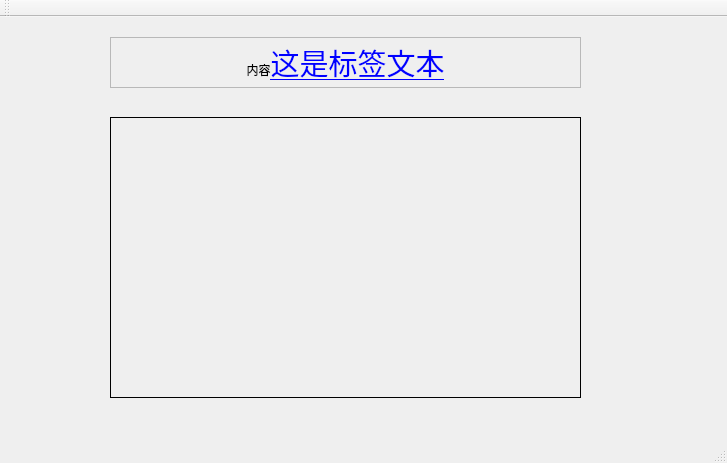
<?xml version="1.0" encoding="UTF-8"?>
<ui version="4.0">
 <class>MainWindow</class>
 <widget class="QMainWindow" name="MainWindow">
  <property name="geometry">
   <rect>
    <x>0</x>
    <y>0</y>
    <width>727</width>
    <height>463</height>
   </rect>
  </property>
  <property name="windowTitle">
   <string>MainWindow</string>
  </property>
  <widget class="QWidget" name="centralWidget">
   <widget class="QLabel" name="label">
    <property name="geometry">
     <rect>
      <x>110</x>
      <y>100</y>
      <width>471</width>
      <height>281</height>
     </rect>
    </property>
    <property name="frameShape">
     <enum>QFrame::Panel</enum>
    </property>
    <property name="text">
     <string/>
    </property>
    <property name="pixmap">
     <pixmap resource="my.qrc">:/new/prefix1/imgs/dance.png</pixmap>
    </property>
    <property name="scaledContents">
     <bool>true</bool>
    </property>
   </widget>
   <widget class="QLabel" name="label_text">
    <property name="geometry">
     <rect>
      <x>110</x>
      <y>20</y>
      <width>471</width>
      <height>51</height>
     </rect>
    </property>
    <property name="frameShape">
     <enum>QFrame::StyledPanel</enum>
    </property>
    <property name="text">
     <string>内容&lt;a  href=&quot;www.baidu.com&quot;&gt;&lt;font size=12&gt;这是标签文本&lt;/font&gt;&lt;/a&gt;</string>
    </property>
    <property name="alignment">
     <set>Qt::AlignCenter</set>
    </property>
    <property name="openExternalLinks">
     <bool>false</bool>
    </property>
   </widget>
  </widget>
  <widget class="QMenuBar" name="menuBar">
   <property name="geometry">
    <rect>
     <x>0</x>
     <y>0</y>
     <width>727</width>
     <height>26</height>
    </rect>
   </property>
  </widget>
  <widget class="QToolBar" name="mainToolBar">
   <attribute name="toolBarArea">
    <enum>TopToolBarArea</enum>
   </attribute>
   <attribute name="toolBarBreak">
    <bool>false</bool>
   </attribute>
  </widget>
  <widget class="QStatusBar" name="statusBar"/>
 </widget>
 <layoutdefault spacing="6" margin="11"/>
 <resources>
  <include location="my.qrc"/>
 </resources>
 <connections/>
</ui>
